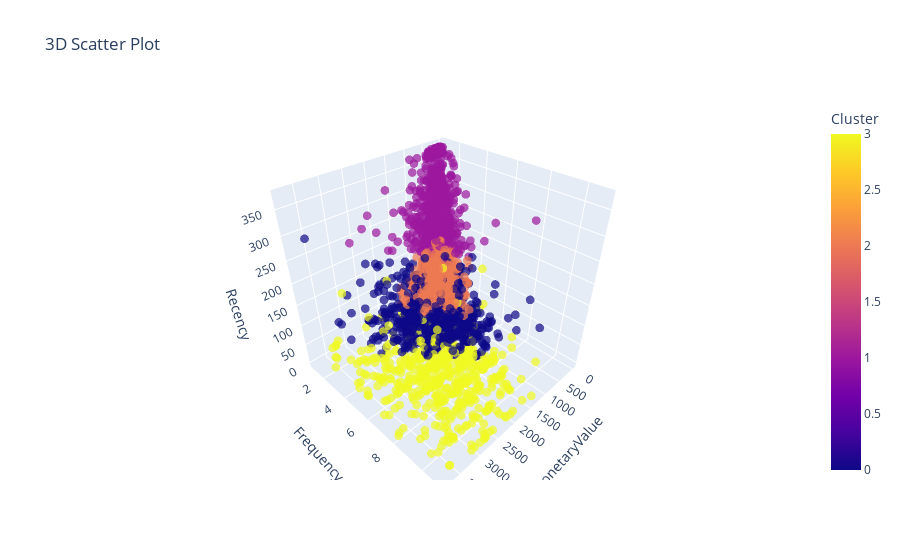

The code cell stored with this chart in its notebook:
### Code cell
plt.figure(figsize=(15, 6))

plot = px.scatter_3d(non_outlier_df, x="MonetaryValue", y="Frequency", z="Recency", color="Cluster", title="3D Scatter Plot", opacity=0.7, )
plot.update_traces(marker=dict(size=3),
                  selector=dict(mode='markers'))
plot.show()

### Figure 1 — Plotly figure (JSON) as saved in the notebook; plotly's stock layout.template omitted (floating-point values rounded to 4 significant figures; data arrays with more than 128 entries replaced by an {"elided": "..."} marker saying what was removed)
{"data": [{"hovertemplate": "MonetaryValue=%{x}<br>Frequency=%{y}<br>Recency=%{z}<br>Cluster=%{marker.color}<extra></extra>", "legendgroup": "", "marker": {"color": {"elided": "3809 int values"}, "coloraxis": "coloraxis", "opacity": 0.7, "size": 3, "symbol": "circle"}, "mode": "markers", "name": "", "scene": "scene", "showlegend": false, "type": "scatter3d", "x": {"elided": "3809 float values"}, "y": {"elided": "3809 int values"}, "z": {"elided": "3809 int values"}}], "layout": {"coloraxis": {"colorbar": {"title": {"text": "Cluster"}}, "colorscale": [[0, "#0d0887"], [0.1111, "#46039f"], [0.2222, "#7201a8"], [0.3333, "#9c179e"], [0.4444, "#bd3786"], [0.5556, "#d8576b"], [0.6667, "#ed7953"], [0.7778, "#fb9f3a"], [0.8889, "#fdca26"], [1, "#f0f921"]]}, "legend": {"tracegroupgap": 0}, "scene": {"domain": {"x": [0, 1], "y": [0, 1]}, "xaxis": {"title": {"text": "MonetaryValue"}}, "yaxis": {"title": {"text": "Frequency"}}, "zaxis": {"title": {"text": "Recency"}}}, "title": {"text": "3D Scatter Plot"}}}
